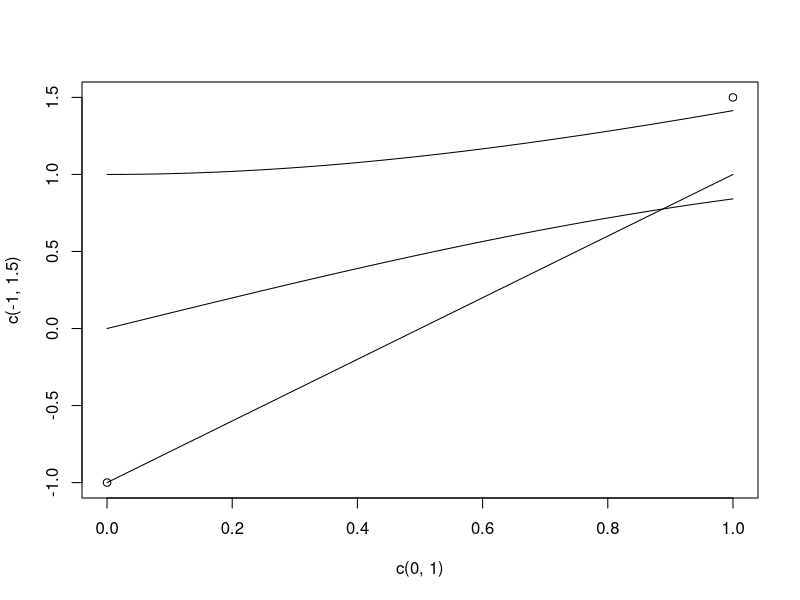

Recreate this plot in R.
#####################################################################
#####       BASIC R OPERATIONS      #####
x <- 1:5 #Assigns values to x from 1 to 5
x
x+5 #Do vector addition(operation) on each elements of x

x <- c(1,2,6) #c function is used to concatenate the given values
x

y <- c(x, x, 8) #Duplicates x two times 
y

y[2:5] #Indexing in range from 2 to 5
x
mean(x) #To find mean of x
y
sd(y) #To find standard deviation of y

# INTRODUCTION TO FUNCTIONS 

# function() is a function which creates another function
g <- function(x) {
  return (x+1)
}
g(3)

formals(g) # It returns arguments of function
body(g) # It returns the body of function

f1 <- function(a, b) return(a+b) # Inline function to add two numbers
f2 <- function(a, b) return(a-b) # Inline function to subtract two numbers 

f <- f1
f(3, 2)

f <- f2
f(3, 2)

g <- function(h, a, b) h(a, b) # This function takes function as argument and argument of that function as function as argumnet too
g(f1, 3, 2)
g(f2, 3, 2)

# Looping over function
g1 <- function(x) return(sin(x))
g2 <- function(x) return(sqrt(x^2+1))
g3 <- function(x) return(2*x -1)
plot(c(0,1), c(-1,1.5))
for (f in c(g1, g2, g3)) plot(f, 0, 1, add=TRUE)

# How to change body of function using quote()
g <- function(h ,a , b) h(a, b)
body(g) <- quote(2*x + 3)
g
g <- function(x) 2*x + 3
g(3)

# counts number of odd integers in x
odd <- function(x) {
  count <- 0
  for (i in x) {
    if (i %% 2 == 1) count <- count + 1
  }
  return (count)
}
odd(c(1,3,5))
odd(c(1,2,3,7,9))

# NOTE
# A variable only within the function body is said to be local to that function. Example :- count in function odd above.
# Variables created outside function are global and are available within the function too. Example :- y in function f below.
# A global variable can be written to from within a function by using R's superassignment operator "<<-".
f <- function(x) return(x+y)
y <- 3
f(5)

# DEFAULT ARGUMENTS IN FUNCTION
f <- function(x, y = 10) {
  return(x + y)
}
f(10) # No need to pass since there is a defualt value for y
f(10, 20) # y gets assigned to new value

# NOTE : 
# R allows TRUE and FALSE to be abbreviated to T and F. However, you may choose not to abbreviate these values to avoid trouble if you have a variable named T or F.

# SOME IMPORTANT DATA STRUCTURED OF R

# 1) VECTORS : Vector is heart of R, everything in R is related to vectos. The elements of vectors must have same mode, or data type.
#              Scalars do not exist in R, 8 is also a vector in R.
#              Character Strings : Character strings are actually single-element vectors of mode character, (rather than mode numeric).
x <- c(5, 12, 13)
x
length(x)
mode(x)

y <- "abc"
y
length(y)
mode(y)

z <- c("abc", "29 88")
z
length(z)
mode(z)

# STRING FUNCTION IN R
u <- paste("abc", "de", "f") # concatenate the string
u
strsplit(u, " ") # Split the string u according to blanks
# 2) MATRICES : Matrix is a vector, with two additional attributes number of rows and columns.
# 3) LISTS
# 4) DATA FRAMES
# 5) CLASSES

# GETTING HELP IN R
help(seq)
?seq # Another method to get help
example(seq) # Gives few example of how the given function works
help.search("to create a sequence") # This works like a google search box in R
#################################################################################t